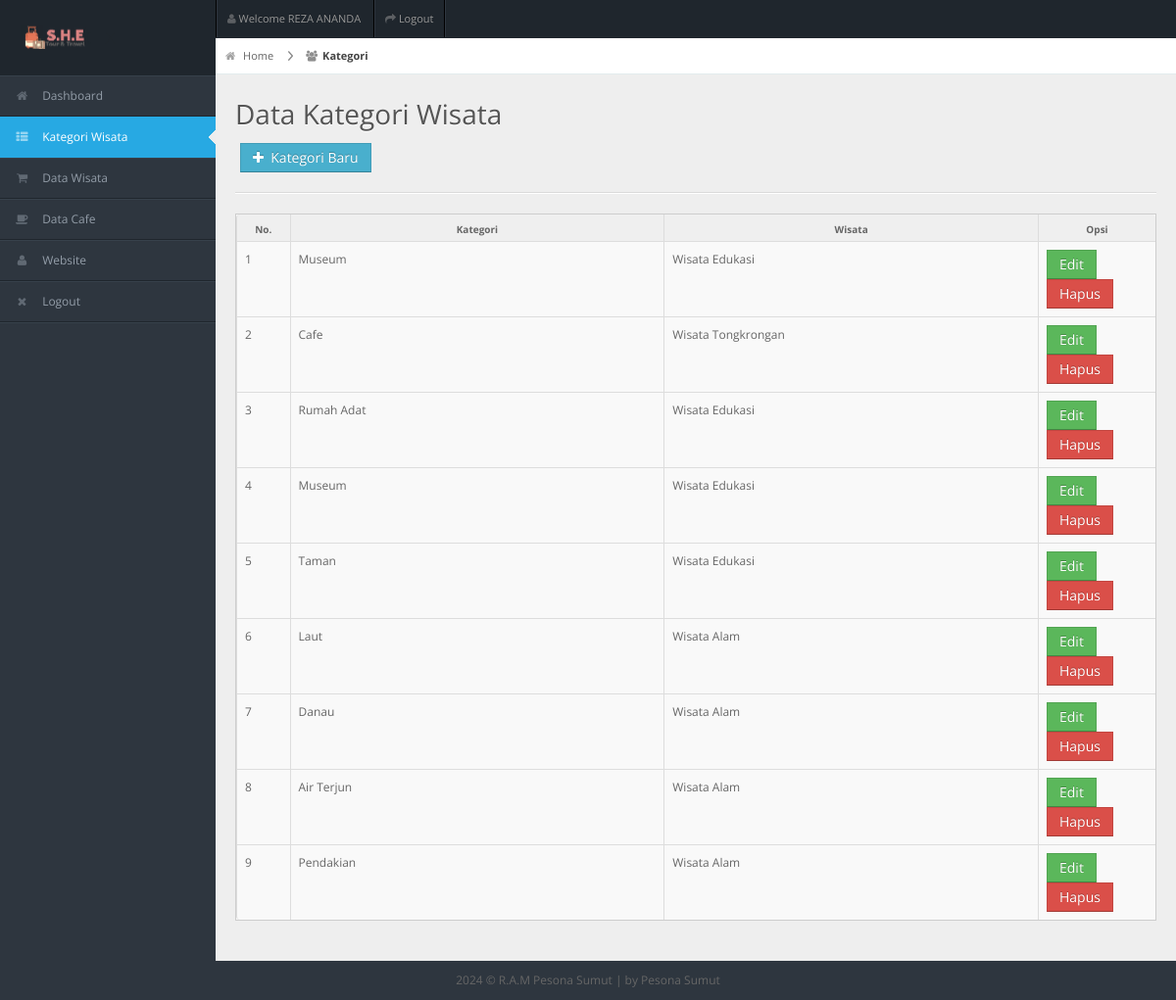
/Back/admin/kategori.php?edit_kategori=sukses (signed in), run on the app's committed database.
### tables this page shows
CREATE TABLE `tbkategori` (
  `kdkategori` int(10) NOT NULL,
  `kategori` varchar(50) NOT NULL,
  `ket` varchar(50) NOT NULL
);

### Back/admin/kategori.php (the view, shortened to what this page needs)
<?php $halaman = "kategori"; ?>
<?php include 'header.php'; ?>
<div id="content">
<div id="content-header">
	<div id="breadcrumb">
		<a href="index.php" title="Go to Home" class="tip-bottom"><i class="icon-home"></i> Home</a>
		<a class="current"><i class="icon-group"></i>Kategori</a>
	</div>
    <h1>Data Kategori Wisata</h1>
    <a style="margin-left:25px" data-toggle="modal" data-target="#myModal" class="btn btn-info"><i class="icon-plus"></i>&nbsp Kategori Baru</a>
</div>
<div class="container-fluid">
<hr>
	<div class="widget-box">
		<div class="widget-content nopadding">
            <table class="table table-bordered data-table" width="100%">
              <thead>
                <tr>
                	<th width="5%">No.</th>
					<th width="35%">Kategori</th>
					<th width="35%">Wisata</th>
					<th width="11%">Opsi</th>
                </tr>
              </thead>
              <tbody>
<?php
$sql = "SELECT * FROM tbkategori ORDER BY kdkategori DESC";
$hsl = mysqli_query($con, $sql);
$nomor = 1;
while ($data=mysqli_fetch_array($hsl)) {
echo "<tr>";
echo "<td>$nomor</td>";
$id = $data["kdkategori"];
$kategori = $data["kategori"];
$ket = $data["ket"];
echo "<td>$kategori</td>";
echo "<td>$ket</td>";
echo "<td><a class='btn btn-success' href='edit-kategori.php?id=$id'>Edit</a> ";
echo"<a class='btn btn-danger' href='hapus-kategori.php?id=$id' onclick=\"return confirm('Yakin Mau Dihapus?');\">Hapus</a></td>";
echo "</tr>";
	$nomor++;
}
?>
            </tbody>
          	</table>
      	</div>
	</div>
</div>
</div>
<?php include 'footer.php'; ?>

### Back/admin/header.php (shortened to what this page needs)
<!DOCTYPE html>
<html lang="en">
<head>
<link href="https://cdnjs.cloudflare.com/ajax/libs/select2/4.0.7/css/select2.min.css" rel="stylesheet" />
<link rel="stylesheet" href="../css/bootstrap.min.css" />
<link rel="stylesheet" href="../css/datepicker.css" />
<link rel="stylesheet" href="../css/uniform.css" />
<link rel="stylesheet" href="../css/select2.css" />
<link rel="stylesheet" href="../css/bootstrap-responsive.min.css" />
<link rel="stylesheet" href="../css/fullcalendar.css" />
<link rel="stylesheet" href="../css/matrix-style.css" />
<link rel="stylesheet" href="../css/matrix-media.css" />
<link href="../font-awesome/css/font-awesome.css" rel="stylesheet" />
<link rel="stylesheet" href="../css/jquery.gritter.css" />
</head>
<body>
<div id="header">
  <h1><a href="index.php">Sistem Informasi Tour & Travel</a></h1>
</div>
<div id="user-nav" class="navbar navbar-inverse">
  <ul class="nav">
    <li class=""><a title="" href="#"><i class="icon icon-user"></i> <span class="text">Welcome <?php echo $_SESSION['nama']?>&nbsp</span></a></li>
    <li class=""><a title="" href="logout.php"><i class="icon icon-share-alt"></i> <span class="text">Logout</span></a></li>
  </ul>
</div>
<div id="sidebar"><a href="#" class="visible-phone"><i class="icon icon-home"></i>Dashboard</a>
  <ul>
    <li <?php if($halaman == "index") echo "class='active'"; ?>>
      <a href="index.php"><i class="icon icon-home"></i> <span>Dashboard</span></a></li>
    <li <?php if($halaman == "kategori") echo "class='active'"; ?>>
      <a href="kategori.php"><i class="icon icon-th-list"></i> <span>Kategori Wisata</span></a> </li>
    <li <?php if($halaman == "wisata") echo "class='active'"; ?>>
      <a href="wisata.php"><i class="icon icon-shopping-cart"></i> <span>Data Wisata</span></a> </li>
    <li <?php if($halaman == "cafe") echo "class='active'"; ?>>
      <a href="cafe.php"><i class="icon icon-coffee"></i> <span>Data Cafe</span></a></li>
      <li><a href="../../front/index.php"><i class="icon icon-user"></i> <span>Website</span></a></li>
    <li><a href="logout.php"><i class="icon icon-remove"></i> <span>Logout</span></a></li>
  </ul>
</div>

### Back/admin/footer.php (shortened to what this page needs)
<div class="row-fluid">
  <div id="footer" class="span12"> 2024 &copy; R.A.M Pesona Sumut | by Pesona Sumut </div>
</div>
</body>
</html>

### Back/css/matrix-media.css (style rules this page uses)
body { background:#2E363F; }
#header { background-color: #1f262d; margin-top:10px; }
#sidebar > ul { border-bottom: 1px solid #37414b }
#sidebar > ul > li { border-top: 1px solid #37414b; border-bottom: 1px solid #1f262d; }
#sidebar > ul > li.active { background-color: #27a9e3; border-bottom: 1px solid #27a9e3; border-top: 1px solid #27a9e3; }
#sidebar > ul > li.active a { color:#fff; text-decoration:none; }

### data on the page
tbkategori: kategori "Museum", ket "Wisata Edukasi"
tbkategori: kategori "Cafe", ket "Wisata Tongkrongan"
tbkategori: kategori "Rumah Adat", ket "Wisata Edukasi"
tbkategori: kategori "Museum", ket "Wisata Edukasi"
tbkategori: kategori "Taman", ket "Wisata Edukasi"
tbkategori: kategori "Laut", ket "Wisata Alam"
tbkategori: kategori "Danau", ket "Wisata Alam"
tbkategori: kategori "Air Terjun", ket "Wisata Alam"
tbkategori: kategori "Pendakian", ket "Wisata Alam"

### other printed values
$_SESSION['nama'] "REZA…"
